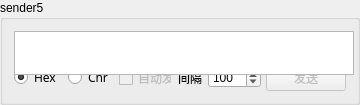
   <widget class="QGroupBox" name="senderGB_5">
    <property name="geometry">
     <rect>
      <x>710</x>
      <y>417</y>
      <width>360</width>
      <height>105</height>
     </rect>
    </property>
    <property name="minimumSize">
     <size>
      <width>360</width>
      <height>105</height>
     </size>
    </property>
    <property name="maximumSize">
     <size>
      <width>360</width>
      <height>105</height>
     </size>
    </property>
    <property name="title">
     <string>sender5</string>
    </property>
    <layout class="QGridLayout" name="gridLayout_5">
     <item row="1" column="1">
      <widget class="QPushButton" name="sendButton_5">
       <property name="enabled">
        <bool>false</bool>
       </property>
       <property name="statusTip">
        <string>send </string>
       </property>
       <property name="text">
        <string>发送</string>
       </property>
       <property name="icon">
        <iconset>
         <normaloff>images/send.png</normaloff>images/send.png</iconset>
       </property>
      </widget>
     </item>
     <item row="1" column="0">
      <layout class="QHBoxLayout" name="SBLayout_5">
       <item>
        <widget class="QRadioButton" name="hexRB_5">
         <property name="font">
          <font>
           <family>微软雅黑</family>
          </font>
         </property>
         <property name="text">
          <string>Hex</string>
         </property>
         <property name="checked">
          <bool>true</bool>
         </property>
        </widget>
       </item>
       <item>
        <widget class="QRadioButton" name="chrRB_5">
         <property name="font">
          <font>
           <family>微软雅黑</family>
          </font>
         </property>
         <property name="text">
          <string>Chr</string>
         </property>
         <property name="checked">
          <bool>false</bool>
         </property>
        </widget>
       </item>
       <item>
        <widget class="QCheckBox" name="autoSendCB_5">
         <property name="enabled">
          <bool>false</bool>
         </property>
         <property name="text">
          <string>自动发送</string>
         </property>
        </widget>
       </item>
       <item>
        <widget class="QLabel" name="intervalLabel_5">
         <property name="text">
          <string>间隔</string>
         </property>
        </widget>
       </item>
       <item>
        <widget class="QSpinBox" name="intervalSB_5">
         <property name="minimumSize">
          <size>
           <width>53</width>
           <height>20</height>
          </size>
         </property>
         <property name="maximumSize">
          <size>
           <width>53</width>
           <height>20</height>
          </size>
         </property>
         <property name="minimum">
          <number>1</number>
         </property>
         <property name="maximum">
          <number>10000</number>
         </property>
         <property name="value">
          <number>100</number>
         </property>
        </widget>
       </item>
      </layout>
     </item>
     <item row="0" column="0">
      <widget class="QTextEdit" name="senderTextEdit_5">
       <property name="minimumSize">
        <size>
         <width>340</width>
         <height>44</height>
        </size>
       </property>
       <property name="maximumSize">
        <size>
         <width>340</width>
         <height>44</height>
        </size>
       </property>
      </widget>
     </item>
    </layout>
   </widget>
